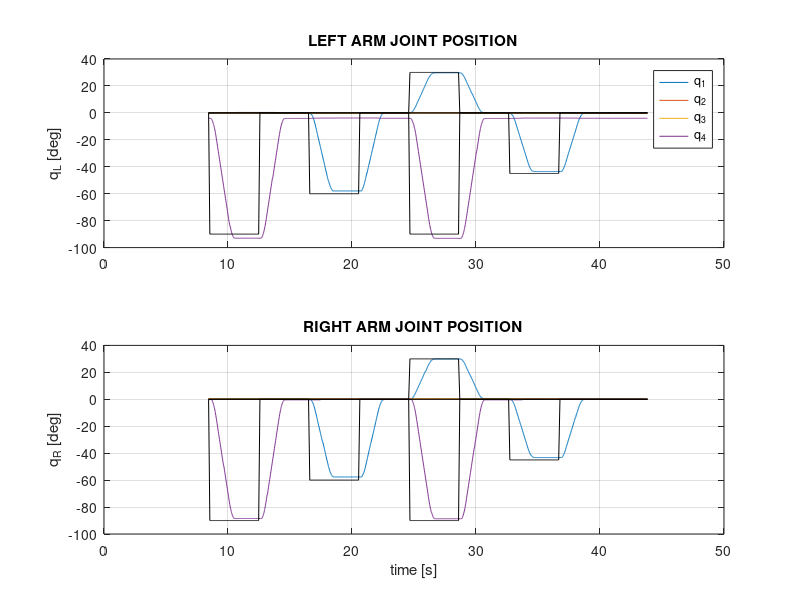
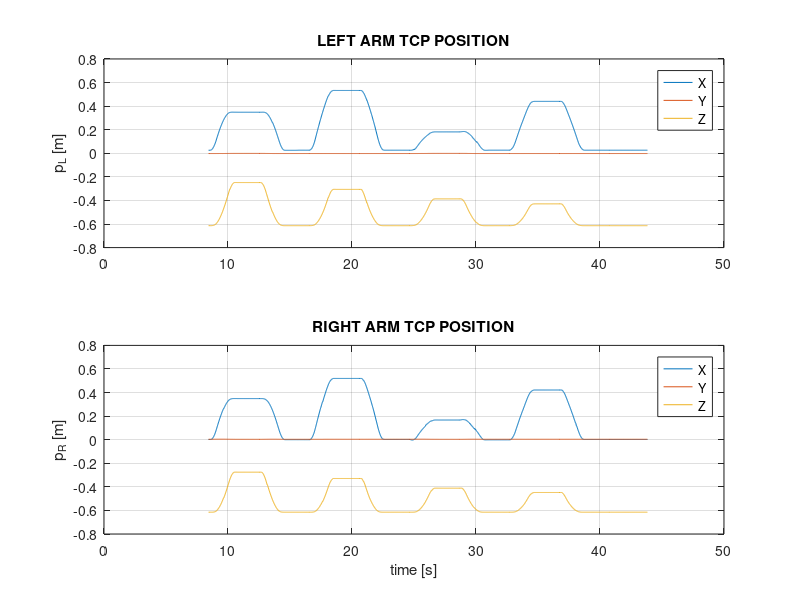
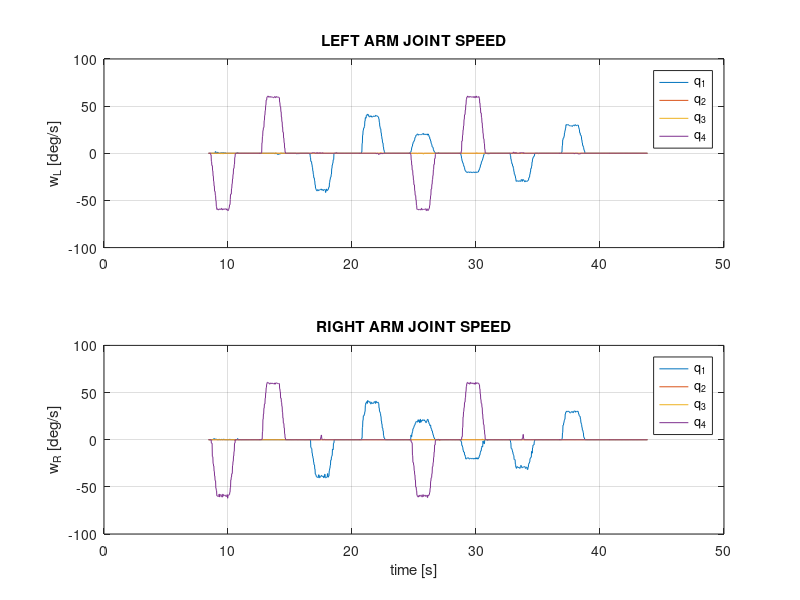
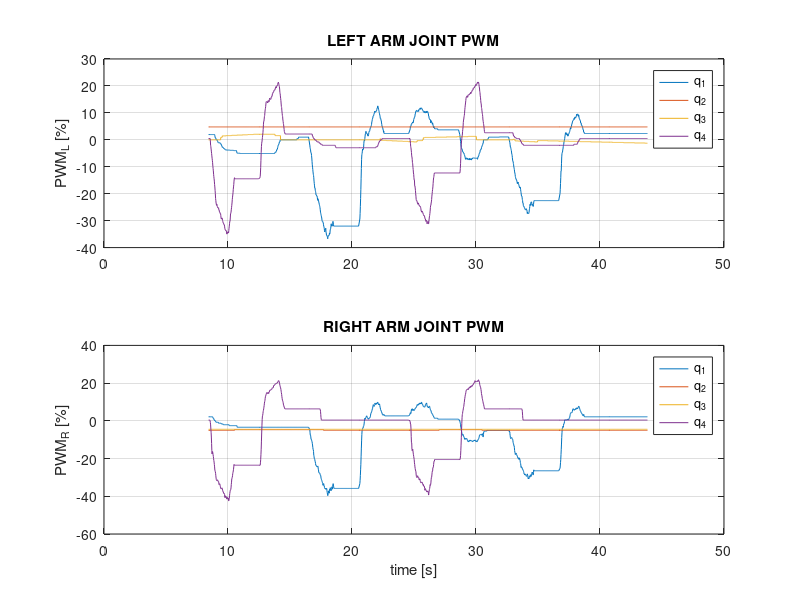

Recreate these plots in MATLAB, in order. (Note: this script raises an error after producing the figures.)
data = load('Log_2022-3-18_12h45m53s_LRM_Identification.txt');

index = 1;

t = data(:,index);
index = index + 1;

qLref = data(:,index:index + 3);
index = index + 4;
qRref = data(:,index:index + 3);
index = index + 4;

qL = 180/pi*data(:,index:index + 3);
index = index + 4;
qR = 180/pi*data(:,index:index + 3);
index = index + 4;

dqLdt = data(:,index:index + 3);
index = index + 4;
dqRdt = data(:,index:index + 3);
index = index + 4;

pwmL = 100*data(:,index:index + 3);
index = index + 4;
pwmR = 100*data(:,index:index + 3);
index = index + 4;

pL = data(:,index:index + 2);
index = index + 3;
pR = data(:,index:index + 2);
index = index + 3;

gripperLState = data(:,index);
index = index + 1;
gripperRState = data(:,index);
index = index + 1;

imuRPY = data(:,index:index + 2);
index = index + 3;
imuAxyz = data(:,index:index + 2);
index = index + 3;
imuGxyz = data(:,index:index + 2);
index = index + 3;

multirotorPosition = data(:,index:index + 2);
index = index + 3;
multirotorQuaternion = data(:,index:index + 3);
index = index + 4;

dualArmPosition = data(:,index:index + 2);
index = index + 3;
dualArmQuaternion = data(:,index:index + 3);
index = index + 4;

powerLinePosition = data(:,index:index + 2);
index = index + 3;
powerLineQuaternion = data(:,index:index + 3);
index = index + 4;


%% PLOT ARMS DATA %%

figure(1)
subplot(2,1,1), plot(t, qL)
hold on
grid on
subplot(2,1,1), plot(t, qLref, 'k')
ylabel('q_L [deg]')
legend('q_1', 'q_2', 'q_3', 'q_4')
title('LEFT ARM JOINT POSITION')
subplot(2,1,2), plot(t, qR)
hold on
grid on
subplot(2,1,2), plot(t, qRref, 'k')
ylabel('q_R [deg]')
title('RIGHT ARM JOINT POSITION')
xlabel('time [s]')

figure(2)
subplot(2,1,1), plot(t, pL)
hold on
grid on
ylabel('p_L [m]')
legend('X', 'Y', 'Z')
title('LEFT ARM TCP POSITION')
subplot(2,1,2), plot(t, pR)
hold on
grid on
ylabel('p_R [m]')
legend('X', 'Y', 'Z')
title('RIGHT ARM TCP POSITION')
xlabel('time [s]')

figure(3)
subplot(2,1,1), plot(t, dqLdt)
hold on
grid on
ylabel('w_L [deg/s]')
legend('q_1', 'q_2', 'q_3', 'q_4')
title('LEFT ARM JOINT SPEED')
subplot(2,1,2), plot(t, dqRdt)
hold on
grid on
ylabel('w_R [deg/s]')
legend('q_1', 'q_2', 'q_3', 'q_4')
title('RIGHT ARM JOINT SPEED')
xlabel('time [s]')

figure(4)
subplot(2,1,1), plot(t, pwmL)
hold on
grid on
ylabel('PWM_L [%]')
legend('q_1', 'q_2', 'q_3', 'q_4')
title('LEFT ARM JOINT PWM')
subplot(2,1,2), plot(t, pwmR)
hold on
grid on
ylabel('PWM_R [%]')
legend('q_1', 'q_2', 'q_3', 'q_4')
title('RIGHT ARM JOINT PWM')
xlabel('time [s]')


%% PLOT IMU DATA %%

figure(5)
subplot(3,1,1), plot(t, imuRPY)
hold on
grid on
title('IMU Orientation')
ylabel('orientation [deg]')
v = axis;
v(3) = -30;
v(4) = 30;
axis(v)
legend('Roll', 'Pitch', 'Yaw')
subplot(3,1,2), plot(t, imuAxyz)
hold on
grid on
title('IMU Acceleration')
ylabel('accel [m/s^2]')
v = axis;
v(3) = -2;
v(4) = 2;
axis(v)
legend('A_x', 'A_y', 'A_z')
subplot(3,1,3), plot(t, imuGxyz)
v = axis;
v(3) = -50;
v(4) = 50;
axis(v)
hold on
grid on
title('IMU Angular Speed')
ylabel('gyro [deg/s]')
legend('G_x', 'G_y', 'G_z')
xlabel('time [s]')


%% PLOT OPTI-TRACK DATA %%

figure(6)
subplot(2,1,1), plot(t, multirotorPosition)
hold on
grid on
title('MULTIROTOR POSITION')
legend('X', 'Y', 'Z')
subplot(2,1,2), plot(t, 180/pi*quat2eul(multirotorQuaternion(:,1:4), 'XYZ'))
ylabel('orientation [deg]')
legend('X', 'Y', 'Z')
xlabel('time [s]')

figure(7)
subplot(2,1,1), plot(t, dualArmPosition - dualArmPosition(1,1:3))
hold on
grid on
title('DUAL ARM POSITION DEVIATION')
ylabel('position [m]')
legend('X', 'Y', 'Z')
subplot(2,1,2), plot(t, 180/pi*quat2eul(dualArmQuaternion(:,1:4), 'XYZ'))
ylabel('orientation [deg]')
legend('X', 'Y', 'Z')
xlabel('time [s]')

figure(8)
subplot(2,1,1), plot(t, powerLinePosition)
hold on
grid on
title('POWER LINE POSITION')
legend('X', 'Y', 'Z')
subplot(2,1,2), plot(t, 180/pi*quat2eul(powerLineQuaternion(:,1:4), 'XYZ'))
ylabel('orientation [deg]')
legend('X', 'Y', 'Z')
xlabel('time [s]')
